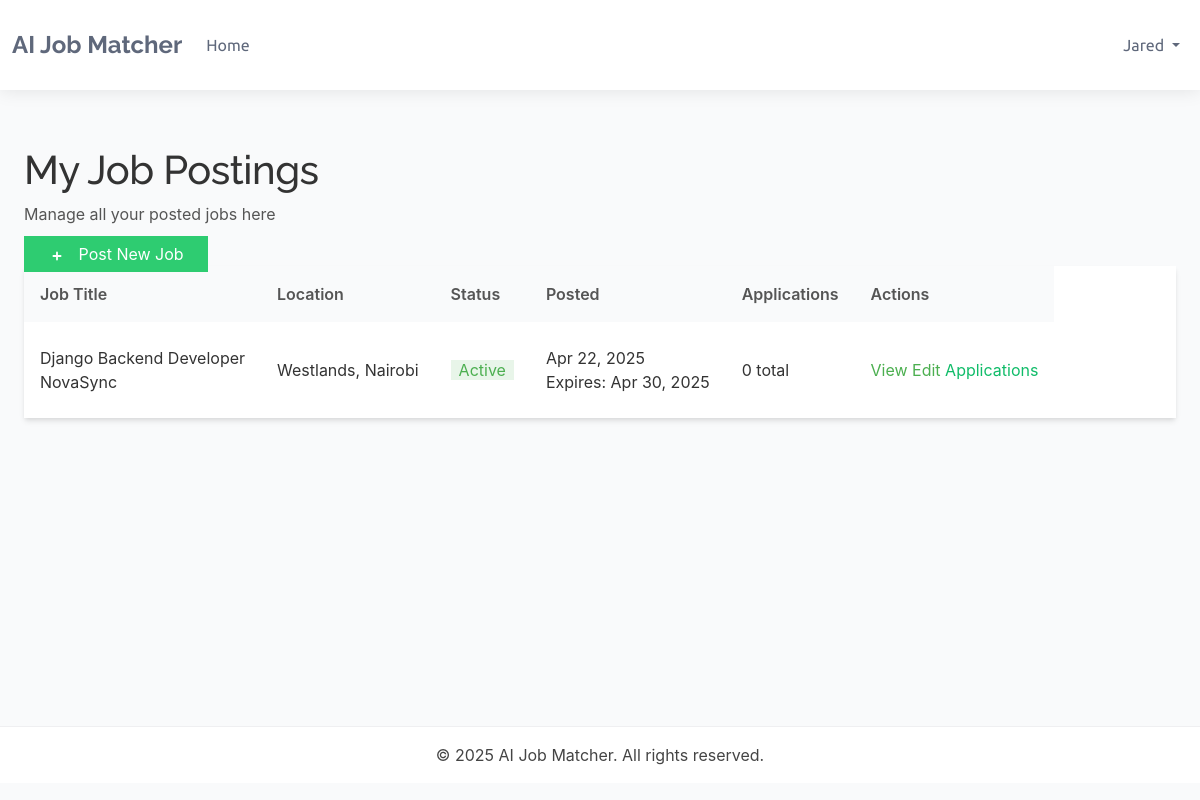
Screenshot of /dashboards/recruiter/jobs/ (signed in) with the database file from the repository.
### accounts/models.py (models this page shows, shortened)
class TrackingModel(models.Model):
    created_at = models.DateTimeField(auto_now_add=True)
    updated_at = models.DateTimeField(auto_now=True)
    class Meta:
        abstract = True
        ordering = ["-created_at"]

class User(AbstractBaseUser, TrackingModel):
    username_validator = UnicodeUsernameValidator()
    Role_choices = (
        ("Administrator", "Administrator"),
        ("Recruiter", "Recruiter"),
        ("Candidate", "Candidate")
    )
    Gender_choices = (
        ("Male", "Male"),
        ("Female", "Female"),
        ("Other", "Other")
    )
    username = models.CharField(
        _('username'),
        max_length=150,
        unique=True,
        validators=[username_validator],
        error_messages={
            'unique':_("A user with that username already exists."),
        },
    )
    phoneNumberRegex = RegexValidator(regex=r"^\+?1?\d{8,15}$")
    full_name = models.CharField(_('full name'),max_length=200)
    email = models.EmailField(_('email'), unique=True, error_messages={
        'unique': ('A user with email already exists.'),
    })
    gender = models.CharField(_("gender"), max_length=10, choices=Gender_choices)
    phone = PhoneNumberField(
        _('phone number'), unique=True,validators=[phoneNumberRegex],
        blank=True, null=True, max_length=27)
    country = models.CharField(_("country"), max_length=50,
                              blank=True, null=True)
    city = models.CharField(_("city"), max_length=50,
                              blank=True, null=True)
    role = models.CharField(_('Role'), max_length=17, choices=Role_choices, default="Client")
    is_active = models.BooleanField(_('active'), default=True)
    is_admin = models.BooleanField(_('admin'), default=False)
    is_staff = models.BooleanField(_("staff"), default=False)
    timestamp = models.DateTimeField(_("timestamp"), auto_now_add=True)
    objects = CustomManager()
    USERNAME_FIELD = 'email'
    REQUIRED_FIELDS = ['username',]
    @property
    def staff(self):
        return self.staff
    @property
    def active(self):
        return self.active
    @property
    def admin(self):
        return self.admin

### dashboards/models.py (models this page shows, shortened)
class BaseModel(models.Model):
    created_at = models.DateTimeField(auto_now_add=True)
    updated_at = models.DateTimeField(auto_now=True)
    class Meta:
        abstract = True

class JobPosting(BaseModel):
    STATUS_CHOICES = (
        ('active', 'Active'),
        ('filled', 'Filled'),
        ('expired', 'Expired'),
        ('draft', 'Draft'),
    )
    recruiter = models.ForeignKey(Recruiter, on_delete=models.CASCADE, related_name='job_postings')
    title = models.CharField(_('job title'), max_length=255)
    company_name = models.CharField(_('company name'), max_length=255)
    category = models.CharField(_('job category'), max_length=100)
    description = models.TextField(_('job description'))
    requirements = models.TextField(_('job requirements'))
    responsibilities = models.TextField(_('responsibilities'))
    location = models.CharField(_('location'), max_length=255)
    salary_min = models.DecimalField(_('minimum salary'), max_digits=12, decimal_places=2, null=True, blank=True)
    salary_max = models.DecimalField(_('maximum salary'), max_digits=12, decimal_places=2, null=True, blank=True)
    experience_required = models.PositiveIntegerField(_('experience required (years)'), default=0)
    education_level = models.CharField(_('education level'), max_length=100)
    employment_type = models.CharField(_('employment type'), max_length=50)
    status = models.CharField(_('status'), max_length=20, choices=STATUS_CHOICES, default='active')
    expiry_date = models.DateField(_('expiry date'), default=timezone.now)
    skills_required = models.TextField(_('skills required'))
    embedding_vector = models.BinaryField(_('job embedding vector'), null=True, blank=True)
    class Meta:
        ordering = ['-created_at']
        verbose_name = _('Job Posting')
        verbose_name_plural = _('Job Postings')

### dashboards/views.py (the view)
# urls.py: path('recruiter/jobs/', views.job_list, name='job_list'),
@login_required
@user_passes_test(is_recruiter)
def job_list(request):
    recruiter_profile = request.user.recruiter
    jobs = JobPosting.objects.filter(recruiter=recruiter_profile).order_by('-created_at')
    for job in jobs:
        job.application_count = JobApplication.objects.filter(job=job).count()
        job.pending_count = JobApplication.objects.filter(job=job, status='pending').count()
    paginator = Paginator(jobs, 10)  # Show 10 jobs per page
    page_number = request.GET.get('page')
    page_obj = paginator.get_page(page_number)
    context = {
        'page_obj': page_obj,
    }
    return render(request, 'dashboards/job_list.html', context)

### dashboards/views.py (called while the page is built)
def is_recruiter(user):
    return user.is_authenticated and user.role == 'Recruiter'

### templates/dashboards/job_list.html (shortened to what this page needs)
{% extends 'dashboards/base.html' %}
{% block content %}
<div class="container mx-auto px-4 py-6">
    <div class="flex justify-between items-center mb-6">
        <div>
            <h1 class="text-3xl font-bold text-gray-800">My Job Postings</h1>
            <p class="text-gray-600">Manage all your posted jobs here</p>
        </div>
        <div>
            <a href="{% url 'dashboards:create_job' %}" class="bg-blue-600 hover:bg-blue-700 text-white px-4 py-2 rounded-md text-sm font-medium flex items-center">
                <svg xmlns="http://www.w3.org/2000/svg" class="h-5 w-5 mr-2" viewBox="0 0 20 20" fill="currentColor">
                    <path fill-rule="evenodd" d="M10 5a1 1 0 011 1v3h3a1 1 0 110 2h-3v3a1 1 0 11-2 0v-3H6a1 1 0 110-2h3V6a1 1 0 011-1z" clip-rule="evenodd" />
                </svg>
                Post New Job
            </a>
        </div>
    </div>
    <div class="bg-white rounded-lg shadow-md overflow-hidden">
        {% if page_obj %}
            <div class="overflow-x-auto">
                <table class="min-w-full divide-y divide-gray-200">
                    <thead class="bg-gray-50">
                        <tr>
                            <th scope="col" class="px-6 py-3 text-left text-xs font-medium text-gray-500 uppercase tracking-wider">Job Title</th>
                            <th scope="col" class="px-6 py-3 text-left text-xs font-medium text-gray-500 uppercase tracking-wider">Location</th>
                            <th scope="col" class="px-6 py-3 text-left text-xs font-medium text-gray-500 uppercase tracking-wider">Status</th>
                            <th scope="col" class="px-6 py-3 text-left text-xs font-medium text-gray-500 uppercase tracking-wider">Posted</th>
                            <th scope="col" class="px-6 py-3 text-left text-xs font-medium text-gray-500 uppercase tracking-wider">Applications</th>
                            <th scope="col" class="px-6 py-3 text-left text-xs font-medium text-gray-500 uppercase tracking-wider">Actions</th>
                        </tr>
                    </thead>
                    <tbody class="bg-white divide-y divide-gray-200">
                        {% for job in page_obj %}
                        <tr>
                            <td class="px-6 py-4 whitespace-nowrap">
                                <div class="text-sm font-medium text-gray-900">{{ job.title }}</div>
                                <div class="text-xs text-gray-500">{{ job.company_name }}</div>
                            </td>
                            <td class="px-6 py-4 whitespace-nowrap">
                                <div class="text-sm text-gray-900">{{ job.location }}</div>
                            </td>
                            <td class="px-6 py-4 whitespace-nowrap">
                                <span class="px-2 inline-flex text-xs leading-5 font-semibold rounded-full
                                    {% if job.status == 'active' %}bg-green-100 text-green-800
                                    {% elif job.status == 'filled' %}bg-blue-100 text-blue-800
                                    {% elif job.status == 'expired' %}bg-red-100 text-red-800
                                    {% elif job.status == 'draft' %}bg-gray-100 text-gray-800
                                    {% else %}bg-gray-100 text-gray-800{% endif %}">
                                    {{ job.status|title }}
                                </span>
                            </td>
                            <td class="px-6 py-4 whitespace-nowrap text-sm text-gray-500">
                                {{ job.created_at|date:"M d, Y" }}
                                <div class="text-xs text-gray-400">Expires: {{ job.expiry_date|date:"M d, Y" }}</div>
                            </td>
                            <td class="px-6 py-4 whitespace-nowrap">
                                <div class="text-sm text-gray-900">{{ job.application_count }} total</div>
                            </td>
                            <td class="px-6 py-4 whitespace-nowrap text-sm font-medium">
                                <div class="flex space-x-2">
                                    <a href="{% url 'dashboards:job_detail' job_id=job.id %}" class="text-blue-600 hover:text-blue-900">View</a>
                                    <a href="{% url 'dashboards:edit_job' job_id=job.id %}" class="text-indigo-600 hover:text-indigo-900">Edit</a>
                                    <a href="{% url 'dashboards:applications_list' %}?job={{ job.id }}" class="text-green-600 hover:text-green-900">Applications</a>
                                </div>
                            </td>
                        </tr>
                        {% endfor %}
                    </tbody>
                </table>
            </div>
        {% endif %}
    </div>
</div>
{% endblock %}

### templates/dashboards/base.html (shortened to what this page needs)
<!DOCTYPE html>
<html lang="en">
<head>
    <link href="https://cdn.jsdelivr.net/npm/bootstrap@5.3.0-alpha1/dist/css/bootstrap.min.css" rel="stylesheet">
</head>
<body>
    <nav class="navbar navbar-expand-lg">
        <div class="container">
            <a class="navbar-brand" href="/">AI Job Matcher</a>
            <div class="collapse navbar-collapse" id="navbarNav">
                <ul class="navbar-nav me-auto">
                    <li class="nav-item">
                        <a class="nav-link" href="{% url 'accounts:home' %}">Home</a>
                    </li>
                </ul>
                <ul class="navbar-nav">
                    {% if user.is_authenticated %}
                        <li class="nav-item dropdown">
                            <a class="nav-link dropdown-toggle" href="#" id="navbarDropdown" role="button" data-bs-toggle="dropdown" aria-expanded="false">
                                {{ user.username }}
                            </a>
                        </li>
                    {% endif %}
                </ul>
            </div>
        </div>
    </nav>
    <div class="container main-content">
        {% block content %}{% endblock %}
    </div>
    <footer class="text-center py-3">
        <div class="container">
            <p class="mb-0">&copy; {% now "Y" %} AI Job Matcher. All rights reserved.</p>
        </div>
    </footer>
</body>
</html>

### templates/dashboards/base.html (style rules this page uses)
:root { --default-font: "Roboto", system-ui, -apple-system, "Segoe UI", Roboto, "Helvetica Neue", Arial, "Noto Sans", "Liberation Sans", sans-serif; --heading-font: "Raleway", sans-serif; --nav-font: "Ubuntu", sans-serif; --background-color: #ffffff; --default-color: #444444; --heading-color: #5f687b; --accent-color: #10bc69; --surface-color: #ffffff; --contrast-color: #ffffff; --nav-color: #5f687b; --nav-hover-color: #10bc69; --nav-mobile-background-color: #ffffff; --nav-dropdown-background-color: #ffffff; --nav-dropdown-color: #5f687b; --nav-dropdown-hover-color: #10bc69; }
body { color: var(--default-color); background-color: var(--background-color); font-family: var(--default-font); }
h1, h2, h3, h4, h5, h6 { color: var(--heading-color); font-family: var(--heading-font); }
a { color: var(--accent-color); text-decoration: none; transition: 0.3s; }
.navbar { padding: 15px 0; transition: all 0.5s; background-color: var(--background-color) !important; box-shadow: 0px 0 18px rgba(0, 0, 0, 0.1); }
.navbar-brand { font-family: var(--heading-font); font-weight: 700; font-size: 24px; color: var(--heading-color) !important; }
.navbar-nav .nav-link { font-family: var(--nav-font); color: var(--nav-color) !important; font-weight: 400; padding: 18px 15px; transition: 0.3s; }
.main-content { min-height: calc(100vh - 180px); padding: 40px 0; }
footer { background-color: var(--background-color) !important; border-top: 1px solid rgba(95, 104, 123, 0.1); color: var(--default-color) !important; padding: 25px 0; }

### templates/dashboards/job_list.html (style rules this page uses)
:root { --primary-green: #2ecc71; --light-green: #e8f5e9; --medium-green: #4caf50; --accent-green: #66bb6a; --hover-green: #27ae60; --text-dark: #333333; --text-medium: #555555; --text-light: #777777; --border-color: #e0e0e0; }
body { font-family: 'Inter', 'Segoe UI', sans-serif; background-color: #f9fafb; color: var(--text-dark); }
.container { max-width: 1400px; }
.text-3xl { color: var(--text-dark); letter-spacing: -0.5px; }
.text-gray-600 { color: var(--text-medium); }
.bg-blue-600 { background-color: var(--primary-green) !important; transition: background-color 0.2s, transform 0.2s; }
svg { vertical-align: middle; }
.flex.items-center svg.h-5.w-5 { height: 18px; width: 18px; margin-right: 8px; }
.bg-white { transition: box-shadow 0.2s; }
.shadow-md { box-shadow: 0 4px 6px -1px rgba(0, 0, 0, 0.1), 0 2px 4px -1px rgba(0, 0, 0, 0.06) !important; }
th { font-weight: 600; color: var(--text-medium); padding: 12px 16px !important; background-color: #f9fafb !important; }
td { padding: 14px 16px !important; }
.bg-green-100 { background-color: var(--light-green) !important; }
.text-green-800 { color: var(--medium-green) !important; }
.text-blue-800, .text-blue-600, .text-blue-900 { color: var(--medium-green) !important; }
a.text-blue-600, a.text-indigo-600 { color: var(--medium-green) !important; transition: color 0.15s; }
.text-blue-600 { color: var(--medium-green) !important; }

### rows the page displays
User: username "Jared"
JobPosting: title "Django Backend Developer", company_name "NovaSync", location "Westlands, Nairobi", status "Active", created_at "Apr 22, 2025", expiry_date "Apr 30, 2025", application_count "0"
